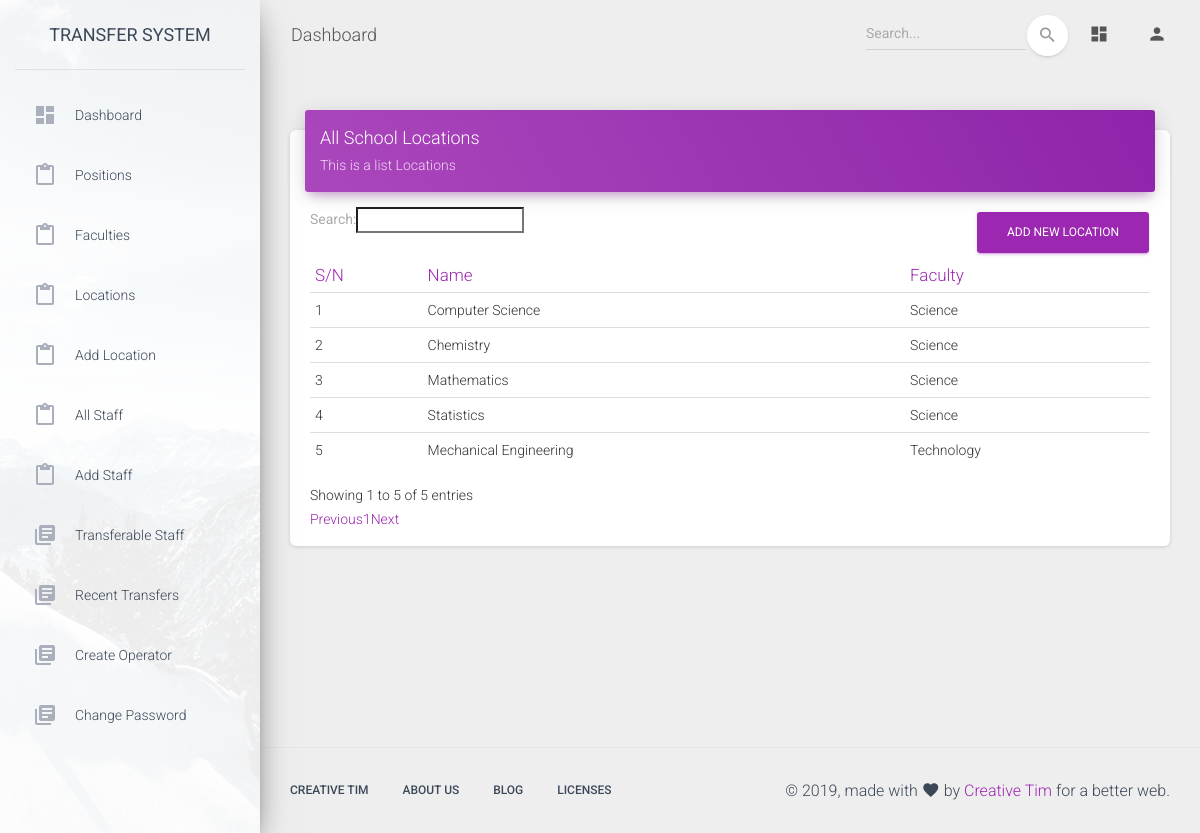
Page /admin/locations.php (signed in) on the earlier database version.
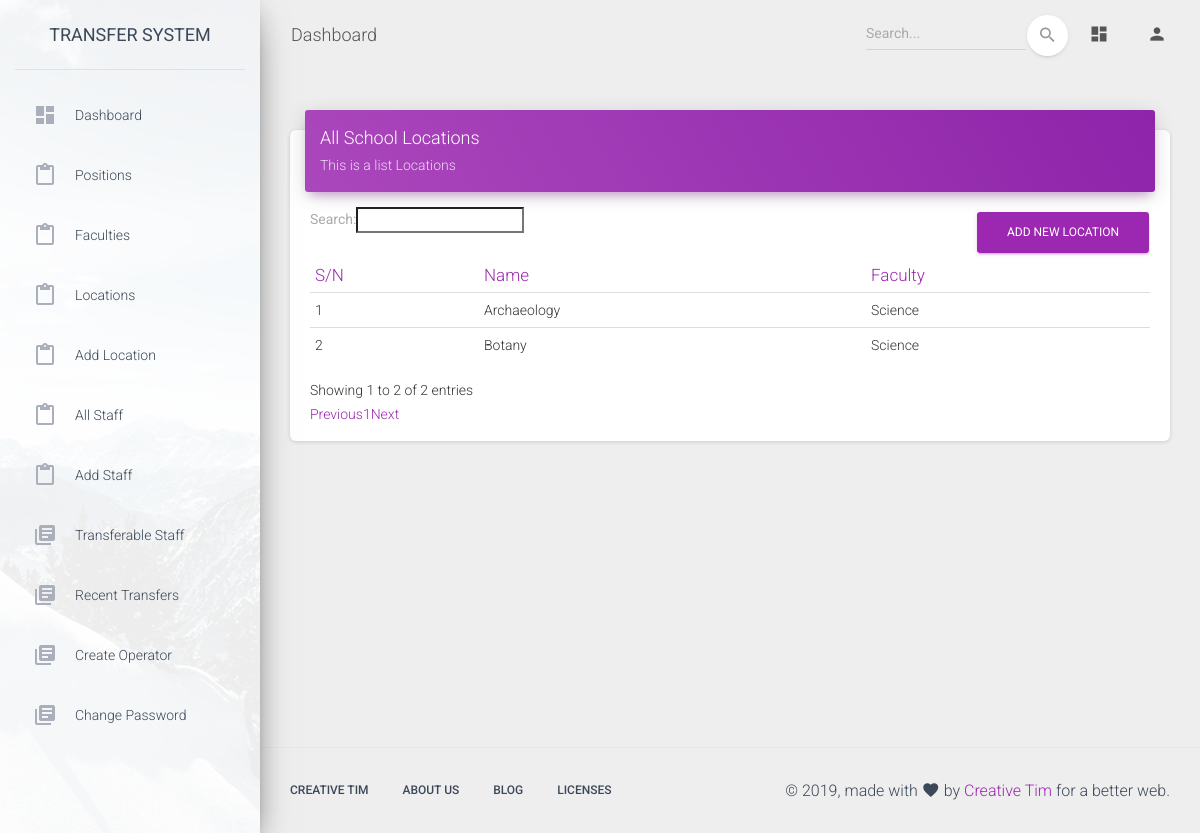
Same page on the later database version.
### tables this page shows
CREATE TABLE `locations` (
  `id` int(11) NOT NULL,
  `location_id` varchar(255) NOT NULL,
  `name` varchar(255) NOT NULL,
  `faculty_id` varchar(255) NOT NULL,
  `level_id` varchar(255) NOT NULL,
  `created_at` datetime NOT NULL DEFAULT CURRENT_TIMESTAMP
);

CREATE TABLE `faculties` (
  `id` int(11) NOT NULL,
  `faculty_id` varchar(255) NOT NULL,
  `name` varchar(255) NOT NULL,
  `level_id` varchar(255) NOT NULL,
  `created_at` datetime NOT NULL DEFAULT CURRENT_TIMESTAMP
);

### app/classes/Admin.php (called while the page is built, shortened)
<?php
class Admin extends Master
{
    public function get_faculty_name($faculty_id){
        $data = array("name");
        $table = "faculties";
        $where = "WHERE faculty_id = '$faculty_id'";
        $res = $this->getData($data,$table,$where);
        $name = !empty($res)? $res['name'] : "";
        return $name;
    }
    public function get_all_locations(){
        $data = "*";
        $table = "locations";
        $res = $this->getAllData($data,$table);
        $locations = !empty($res) ? $res : [];
        return $locations;
    }
}

### app/classes/Master.php (called while the page is built, shortened)
<?php
class Master
{
    protected $db;
    function __construct($db_conn){
        $this->db = $db_conn;
    }
    public function getData($data, $table, $where = '')
    {
        try {
            if ($data != '*') {
                $selections = implode(', ', $data);
            } else {
                $selections = '*';
            }
            $stmt = $this->db->prepare("SELECT {$selections} FROM `$table` " . $where . " LIMIT 1");
            $stmt->execute();
            $settings_data = $stmt->fetch(PDO::FETCH_ASSOC);
            if ($stmt->rowCount() > 0) {
                return $settings_data;
            }
        } catch (PDOException $e) {
            echo $e->getMessage();
        }
    }
    public function getAllData($data, $table, $where = '')
    {
        $settings_data=array();
        try {
            if ($data != '*') {
                $selections = implode(', ', $data);
            } else {
                $selections = '*';
            }
            $stmt = $this->db->prepare("SELECT {$selections} FROM `$table` " . $where . "");
            $stmt->execute();
            $settings_data = $stmt->fetchAll(PDO::FETCH_ASSOC);
            if ($stmt->rowCount() > 0) {
                return $settings_data;
            }
        } catch (PDOException $e) {
            return $settings_data;
        }
    }
}

### admin/locations.php (the view, shortened to what this page needs)
<?php
include '../app/init.php';
$admin = new Admin($db_conn);
$locations = $admin->get_all_locations();
?>
<!DOCTYPE html>
<html lang="en">
<head>
  <link rel="stylesheet" href="https://maxcdn.bootstrapcdn.com/font-awesome/latest/css/font-awesome.min.css">
  <link href="../assets/css/material-dashboard.css?v=2.1.1" rel="stylesheet" />
  <link href="../assets/demo/demo.css" rel="stylesheet" />
    <link rel="stylesheet" type="text/css" href="https://cdn.datatables.net/v/dt/dt-1.10.18/datatables.min.css"/>
</head>
<body class="">
  <div class="wrapper ">
    <?php include 'includes/sidebar.php' ?>
    <div class="main-panel">
        <?php include 'includes/header.php' ?>
      <div class="content">
        <div class="container-fluid">
            <div class="row">
                <div class="col-md-12">
                    <div class="card">
                        <div class="card-header card-header-primary">
                            <h4 class="card-title ">All School Locations</h4>
                            <p class="card-category"> This is a list Locations </p>
                        </div>
                        <div class="card-body">
                            <div class="table-responsive">
                                <table class="table" id="locations">
                                    <thead class=" text-primary">
                                    <th>
                                        S/N
                                    </th>
                                    <th>
                                        Name
                                    </th>
                                    <th>
                                        Faculty
                                    </th>
                                    </thead>
                                    <tbody>
                                    <?php
                                    if(!empty($locations) && count($locations) > 0){
                                        $count = 0;
                                        foreach ($locations as $location){
                                    ?>
                                    <tr>
                                        <td>
                                            <?= ++$count; ?>
                                        </td>
                                        <td>
                                            <?php if(isset($location['name'])) echo $location['name'] ?>
                                        </td>
                                        <td>
                                            <?php if(isset($location['faculty_id'])) echo $admin->get_faculty_name($location['faculty_id']) ?>
                                        </td>
                                    </tr>
                                    <?php   }
                                    } ?>
                                    </tbody>
                                    <a href="add_location.php" style="float:right" class="btn btn-primary">Add New Location</a>
                                </table>
                            </div>
                        </div>
                    </div>
                </div>
            </div>
        </div>
      </div>
        <?php include 'includes/footer.php' ?>
    </div>
  </div>
</body>
</html>

### admin/includes/sidebar.php
<?php
$page_url = $_SERVER['PHP_SELF'];
$pageArr = explode('/',$page_url);
$page = $pageArr[count($pageArr)-1];
?>
<div class="sidebar" data-color="purple" data-background-color="white" data-image="../assets/img/sidebar-1.jpg">
    <div class="logo">
        <a href="http://www.creative-tim.com" class="simple-text logo-normal">
            Transfer System
        </a>
    </div>
    <div class="sidebar-wrapper">
        <ul class="nav">
            <li class="nav-item <?php if($page == 'index.php') echo 'active'; ?>  ">
                <a class="nav-link" href="index.php">
                    <i class="material-icons">dashboard</i>
                    <p>Dashboard</p>
                </a>
            </li>
            <li class="nav-item ">
                <a class="nav-link <?php if($page == 'positions.php') echo 'active'; ?>" href="positions.php">
                    <i class="material-icons">content_paste</i>
                    <p>Positions</p>
                </a>
            </li>
           <li class="nav-item ">
               <a class="nav-link <?php if($page == 'faculties.php') echo 'active'; ?>" href="faculties.php">
                   <i class="material-icons">content_paste</i>
                   <p>Faculties</p>
               </a>
            </li>
            <li class="nav-item ">
               <a class="nav-link <?php if($page == 'locations.php') echo 'active'; ?>" href="locations.php">
                   <i class="material-icons">content_paste</i>
                   <p>Locations</p>
               </a>
            </li>
            <li class="nav-item ">
               <a class="nav-link <?php if($page == 'add_location.php') echo 'active'; ?>" href="add_location.php">
                   <i class="material-icons">content_paste</i>
                   <p>Add Location</p>
               </a>
            </li>
            <li class="nav-item <?php if($page == 'all_staff.php') echo 'active'; ?> ">
                <a class="nav-link" href="all_staff.php">
                    <i class="material-icons">content_paste</i>
                    <p>All Staff</p>
                </a>
            </li>
            <li class="nav-item <?php if($page == 'add_staff.php') echo 'active'; ?> ">
                <a class="nav-link" href="add_staff.php">
                    <i class="material-icons">content_paste</i>
                    <p>Add Staff</p>
                </a>
            </li>
            <li class="nav-item <?php if($page == 'transferable_staff.php') echo 'active'; ?> ">
                <a class="nav-link" href="transferable_staff.php">
                    <i class="material-icons">library_books</i>
                    <p>Transferable Staff</p>
                </a>
            </li>
            <li class="nav-item <?php if($page == 'recent_transfers.php') echo 'active'; ?> ">
                <a class="nav-link" href="recent_transfers.php">
                    <i class="material-icons">library_books</i>
                    <p>Recent Transfers</p>
                </a>
            </li>
            <li class="nav-item ">
                <a class="nav-link" href="create_operator.php">
                    <i class="material-icons">library_books</i>
                    <p>Create Operator</p>
                </a>
            </li>
            <li class="nav-item ">
                <a class="nav-link" href="change_password.php">
                    <i class="material-icons">library_books</i>
                    <p>Change Password</p>
                </a>
            </li>
        </ul>
    </div>
</div>

### admin/includes/header.php (shortened to what this page needs)
<nav class="navbar navbar-expand-lg navbar-transparent navbar-absolute fixed-top ">
    <div class="container-fluid">
        <div class="navbar-wrapper">
            <a class="navbar-brand" href="index.php">Dashboard</a>
        </div>
        <div class="collapse navbar-collapse justify-content-end">
            <form class="navbar-form">
                <div class="input-group no-border">
                    <input type="text" value="" class="form-control" placeholder="Search...">
                    <button type="submit" class="btn btn-white btn-round btn-just-icon">
                        <i class="material-icons">search</i>
                        <div class="ripple-container"></div>
                    </button>
                </div>
            </form>
            <ul class="navbar-nav">
                <li class="nav-item">
                    <a class="nav-link" href="index.php">
                        <i class="material-icons">dashboard</i>
                    </a>
                </li>
                <li class="nav-item dropdown">
                    <a class="nav-link" href="#pablo" id="navbarDropdownProfile" data-toggle="dropdown" aria-haspopup="true" aria-expanded="false">
                        <i class="material-icons">person</i>
                    </a>
                </li>
            </ul>
        </div>
    </div>
</nav>

### admin/includes/footer.php (shortened to what this page needs)
<footer class="footer">
    <div class="container-fluid">
        <nav class="float-left">
            <ul>
                <li>
                    <a href="https://www.creative-tim.com">
                        Creative Tim
                    </a>
                </li>
                <li>
                    <a href="https://creative-tim.com/presentation">
                        About Us
                    </a>
                </li>
                <li>
                    <a href="http://blog.creative-tim.com">
                        Blog
                    </a>
                </li>
                <li>
                    <a href="https://www.creative-tim.com/license">
                        Licenses
                    </a>
                </li>
            </ul>
        </nav>
        <div class="copyright float-right">
            &copy;
            , made with <i class="material-icons">favorite</i> by
            <a href="https://www.creative-tim.com" target="_blank">Creative Tim</a> for a better web.
        </div>
    </div>
</footer>

Differences in the rows shown:
removed locations: name "Computer Science", faculty.name "Science"
removed locations: name "Chemistry", faculty.name "Science"
removed locations: name "Mathematics", faculty.name "Science"
removed locations: name "Statistics", faculty.name "Science"
removed locations: name "Mechanical Engineering", faculty.name "Technology"
added locations: name "Archaeology", faculty.name "Science"
added locations: name "Botany", faculty.name "Science"
Other differences:
text written by a page script: "Search: Showing 1 to 5 of 5 entries Previous 1 Next" → "Search: Showing 1 to 2 of 2 entries Previous 1 Next"
